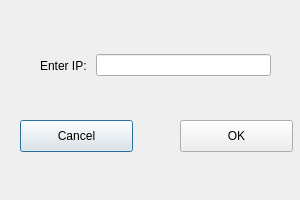
<?xml version="1.0" encoding="UTF-8"?>
<ui version="4.0">
 <class>Client</class>
 <widget class="QDialog" name="Client">
  <property name="geometry">
   <rect>
    <x>0</x>
    <y>0</y>
    <width>300</width>
    <height>200</height>
   </rect>
  </property>
  <property name="windowTitle">
   <string>Dialog</string>
  </property>
  <widget class="QPushButton" name="btnCancel">
   <property name="geometry">
    <rect>
     <x>20</x>
     <y>120</y>
     <width>113</width>
     <height>32</height>
    </rect>
   </property>
   <property name="text">
    <string>Cancel</string>
   </property>
  </widget>
  <widget class="QPushButton" name="btnOK">
   <property name="geometry">
    <rect>
     <x>180</x>
     <y>120</y>
     <width>113</width>
     <height>32</height>
    </rect>
   </property>
   <property name="text">
    <string>OK</string>
   </property>
  </widget>
  <widget class="QWidget" name="horizontalLayoutWidget">
   <property name="geometry">
    <rect>
     <x>40</x>
     <y>50</y>
     <width>231</width>
     <height>31</height>
    </rect>
   </property>
   <layout class="QHBoxLayout" name="horizontalLayout">
    <item>
     <widget class="QLabel" name="label">
      <property name="text">
       <string>Enter IP: </string>
      </property>
     </widget>
    </item>
    <item>
     <widget class="QLineEdit" name="lineEdit"/>
    </item>
   </layout>
  </widget>
 </widget>
 <resources/>
 <connections/>
</ui>
